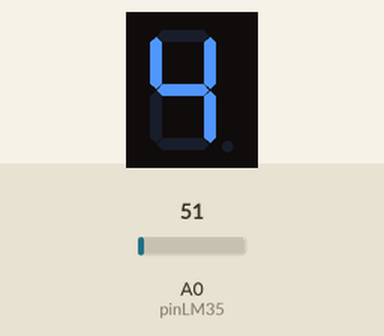
Simulated run of this sketch. Board: Arduino Uno, built with avr-gcc and run on an emulated ATmega328P. On the bench: 1-digit seven-segment display. Wiring (inferred from the names in the program): 1-digit 7-segment display, segments lit when HIGH: segments pin 2, pin 9, pin 4, pin 5, pin 6, pin 10, pin 8. The inputs (shaded band) are chosen by the test bench; at power-on: A0 (pinLM35) = 51. The segment pins are drawn as the display they are named for.

Above: at 1.2 s.
1.3 s: A0 (pinLM35) set to 61
At 2.7 s:
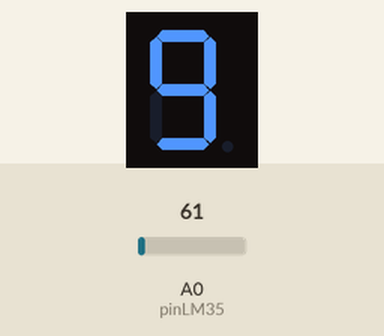
3.4 s: A0 (pinLM35) set to 86
At 4.3 s:
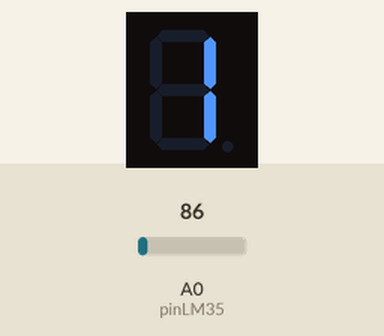
5.2 s: A0 (pinLM35) set to 15
At 6.0 s:
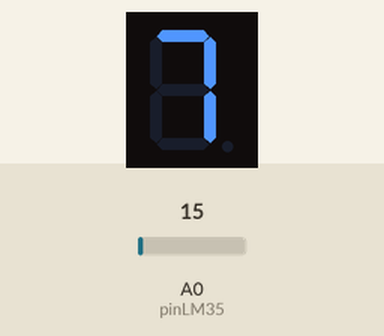
Timing chart, 0 to 8.2 s (numbered marks = the images above; inputs shaded):
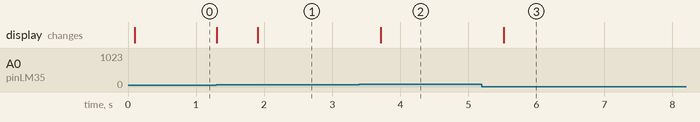

Measured:
- after the input at 1.3 s, the display: first changes at once (image 1 shows a later state)
- after the input at 3.4 s, the display: changes after 0.32 s (image 2)
- after the input at 5.2 s, the display: changes after 0.32 s (image 3)

The sketch:

nomor_1b_suhu.ino
```cpp
#include <Wire.h>

const int pinLM35 = A0;
int segPins[] = {2, 9, 4, 5, 6, 10, 8}; // a, b, c, d, e, f, g

// Pola angka 0-9 untuk Common Cathode (1 = Nyala)
byte digitFormat[10][7] = {
  {1,1,1,1,1,1,0}, // 0
  {0,1,1,0,0,0,0}, // 1
  {1,1,0,1,1,0,1}, // 2
  {1,1,1,1,0,0,1}, // 3
  {0,1,1,0,0,1,1}, // 4
  {1,0,1,1,0,1,1}, // 5
  {1,0,1,1,1,1,1}, // 6
  {1,1,1,0,0,0,0}, // 7
  {1,1,1,1,1,1,1}, // 8
  {1,1,1,1,0,1,1}  // 9
};

void setup() {
  for(int i = 0; i < 7; i++) pinMode(segPins[i], OUTPUT);
}

void loop() {
  long total = 0;
  for(int i=0; i<20; i++) {
    total += analogRead(pinLM35);
    delay(5);
  }
  float rawAvg = (float)total / 20;
  float suhu = (rawAvg * 500.0) / 1024.0;

  int satuan = (int)suhu % 10;

  for(int i = 0; i < 7; i++) {
    digitalWrite(segPins[i], digitFormat[satuan][i]);
  }

  delay(500);
}
```
